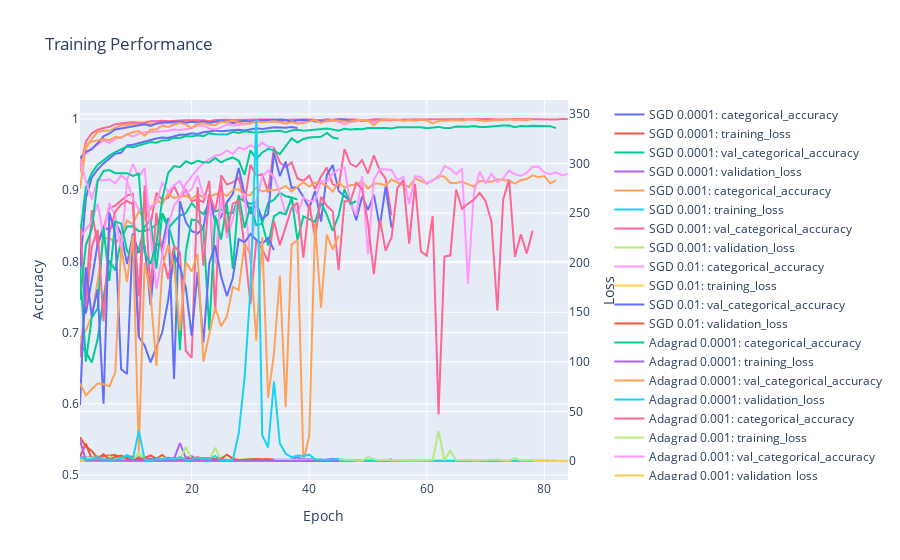

Notebook source saved alongside this figure:
### Markdown cell above
2. Simulated-data only

### Code cell
files = {
    'SGD 0.0001': "models/SIM_SGD_0.0001_pointnet_history.json", 
    'SGD 0.001': "models/SIM_SGD_0.001_pointnet_history.json", 
    'SGD 0.01': "models/SIM_SGD_0.01_pointnet_history.json",
    'Adagrad 0.0001': "models/SIM_Adagrad_0.0001_pointnet_history.json", 
    'Adagrad 0.001': "models/SIM_Adagrad_0.001_pointnet_history.json", 
    'Adagrad 0.01': "models/SIM_Adagrad_0.01_pointnet_history.json",
    'Adam 0.0001': "models/SIM_Adam_0.0001_pointnet_history.json", 
    'Adam 0.001': "models/SIM_Adam_0.001_pointnet_history.json", 
    'Adam 0.01': "models/SIM_Adam_0.01_pointnet_history.json",
    }

histories = {}
for key in files.keys():
    with open(files[key], 'r') as f:
        histories[key] = json.load(f)

plot_training_performance(histories, 'categorical_accuracy', 'val_categorical_accuracy')

histories['Model'] = 'SIM'
classification_tune.add_data(histories)
